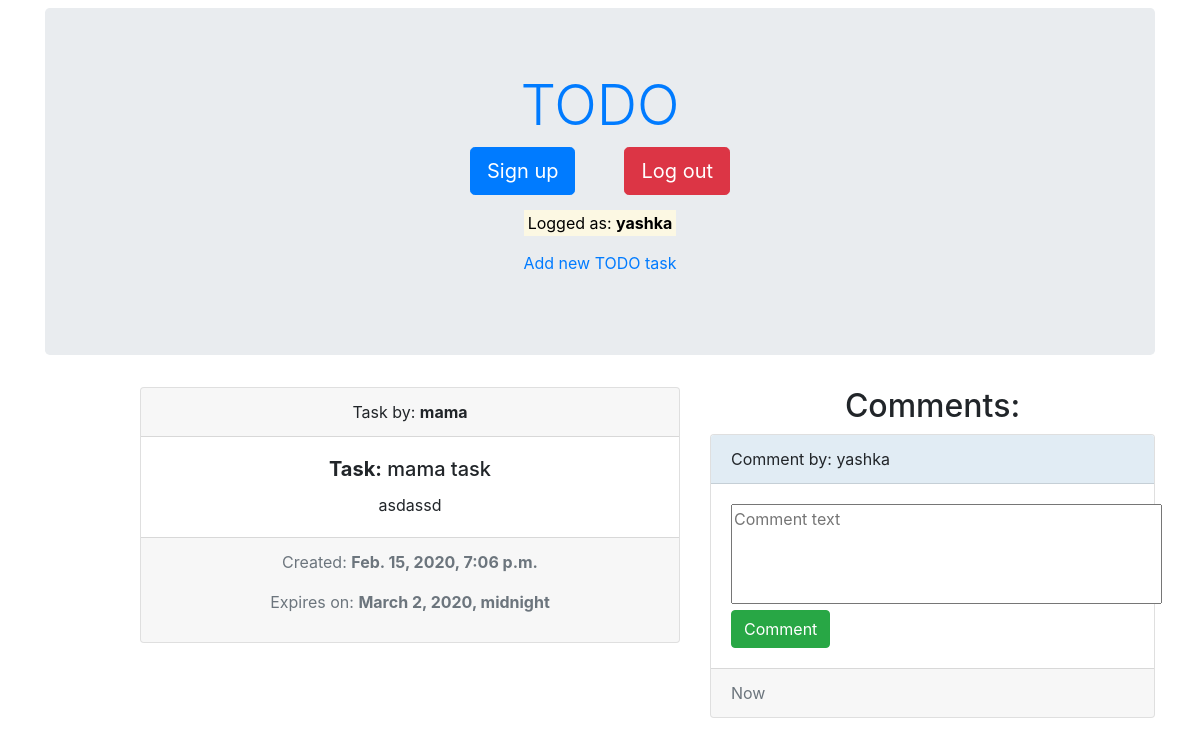
/18/view-task (signed in), run on the app's committed database.
### app1/models.py (models this page shows, shortened)
class Task(models.Model):
    goal = models.CharField(max_length=150, verbose_name="Goal")
    description = models.TextField(verbose_name="Task description")
    created_date = models.DateTimeField()
    end_date = models.DateTimeField()
    by_who = models.CharField(max_length=150, verbose_name="Created by")
    viewable_by = models.ManyToManyField(User, related_name="viewable_by")
    editable_by = models.ManyToManyField(User, related_name="editable_by")
    class Meta:
        verbose_name = 'Task'
        verbose_name_plural = 'Tasks'

### app1/views.py (the view)
# urls.py: path('<int:pk>/view-task', views.view_task, name='view_task'),
@login_required(login_url='login')
def view_task(request, pk=None):
    if request.method == "POST":
        form = LeaveComment(request.POST)
        if form.is_valid():
            form = form.save(commit=False)
            form.comment_sender = str(request.user)
            form.comment_date = timezone.now()
            form.comment_related_task = Task.objects.get(pk=pk)
            form.save()
            return redirect('view_task', pk=pk)
        else:
            form = LeaveComment()
            return render(request, 'app1/view-task.html', {'form': form})
    else:
        task = Task.objects.get(pk=pk)
        comments = Comment.objects.filter(comment_related_task_id=pk)
        form = LeaveComment()
        context = {
            'task': task,
            'comments': comments,
            'leave_comment_form': form
        }
    return render(request, 'app1/view-task.html', context)

### app1/forms.py
class LeaveComment(forms.ModelForm):
    comment_text = forms.CharField(label='', max_length=250,
                                   widget=forms.Textarea(attrs={'placeholder': 'Comment text',
                                                                'style': 'resize:none; height:100px;'
                                                                }))
    class Meta:
        model = Comment
        fields = ['comment_text']

### templates/app1/view-task.html (shortened to what this page needs)
{% extends 'main/main.html' %}
{% block content %}
    <div class="container">
        <div class="row">
            <div class="col-md-6 offset-1">
                <div class="card text-center">
                    <div class="card-header">
                        Task by: <b>{{ task.by_who }}</b>
                    </div>
                    <div class="card-body">
                        <h5 class="card-title"><b>Task:</b> {{ task.goal }}</h5>
                        <p class="card-text">{{ task.description }}</p>
                    </div>
                    <div class="card-footer text-muted">
                        <p>Created: <b>{{ task.created_date }}</b></p>
                        <p>Expires on: <b>{{ task.end_date }}</b></p>
                    </div>
                </div>
            </div>
            <div class="col-md-5">
                <h2 class="text-center">Comments:</h2>
                <form method="post">
                    <div class="card">
                        <div class="card-header" style="background-color: #e1ecf4">
                            Comment by: {{ request.user.get_username }}
                        </div>
                        <div class="card-body">
                            {{ leave_comment_form }}
                            <button id="submit-comment" type="submit" class="btn btn-success" style="align-items: center">Comment</button>
                        </div>
                        <div class="card-footer text-muted">
                            Now
                        </div>
                    </div>
                </form>
            </div>
        </div>
    </div>
{% endblock content %}

### templates/main/main.html (shortened to what this page needs)
<!DOCTYPE html>
<html lang="en">
<head>
    <link rel="stylesheet" href="https://stackpath.bootstrapcdn.com/bootstrap/4.4.0/css/bootstrap.min.css">
</head>
<body>
    <div class="container">
        <div class="jumbotron mt-2">
                <h1 class="display-4 text-center"><a href="{% url 'homepage' %}">TODO</a></h1>
            <div class="col-sm-12" style="text-align: center">
                <p class="lead" style="display:inline-block; width: 150px">
                    <a class="btn btn-primary btn-lg" href="{% url 'signup' %}" role="button">Sign up</a>
                </p>
                {% if request.user.is_authenticated %}
                    <p class="lead" style="display: inline-block; width: 150px">
                        <a class="btn btn-danger btn-lg" href="{% url 'logout' %}" role="button">Log out</a>
                    </p>
                {% endif %}
            </div>
            <div style="text-align: center">
                {% if request.user.is_authenticated %}
                    <p>
                        <mark>Logged as: <b>{{ request.user }}</b></mark>
                    </p>
                    <p>
                            <a href="{% url 'add_task' %}">Add new TODO task</a>
                    </p>
                {% endif %}
            </div>
        </div>
    </div>
{% block content %}
{% endblock content %}
</body>
</html>

### data on the page
Task: by_who "mama", goal "mama task", description "asdassd", created_date "Feb. 15, 2020, 7:06 p.m.", end_date "March 2, 2020, midnight"

### other printed values
{{ request.user }} "yashka"
{{ request.user.get_username }} "yashka"
